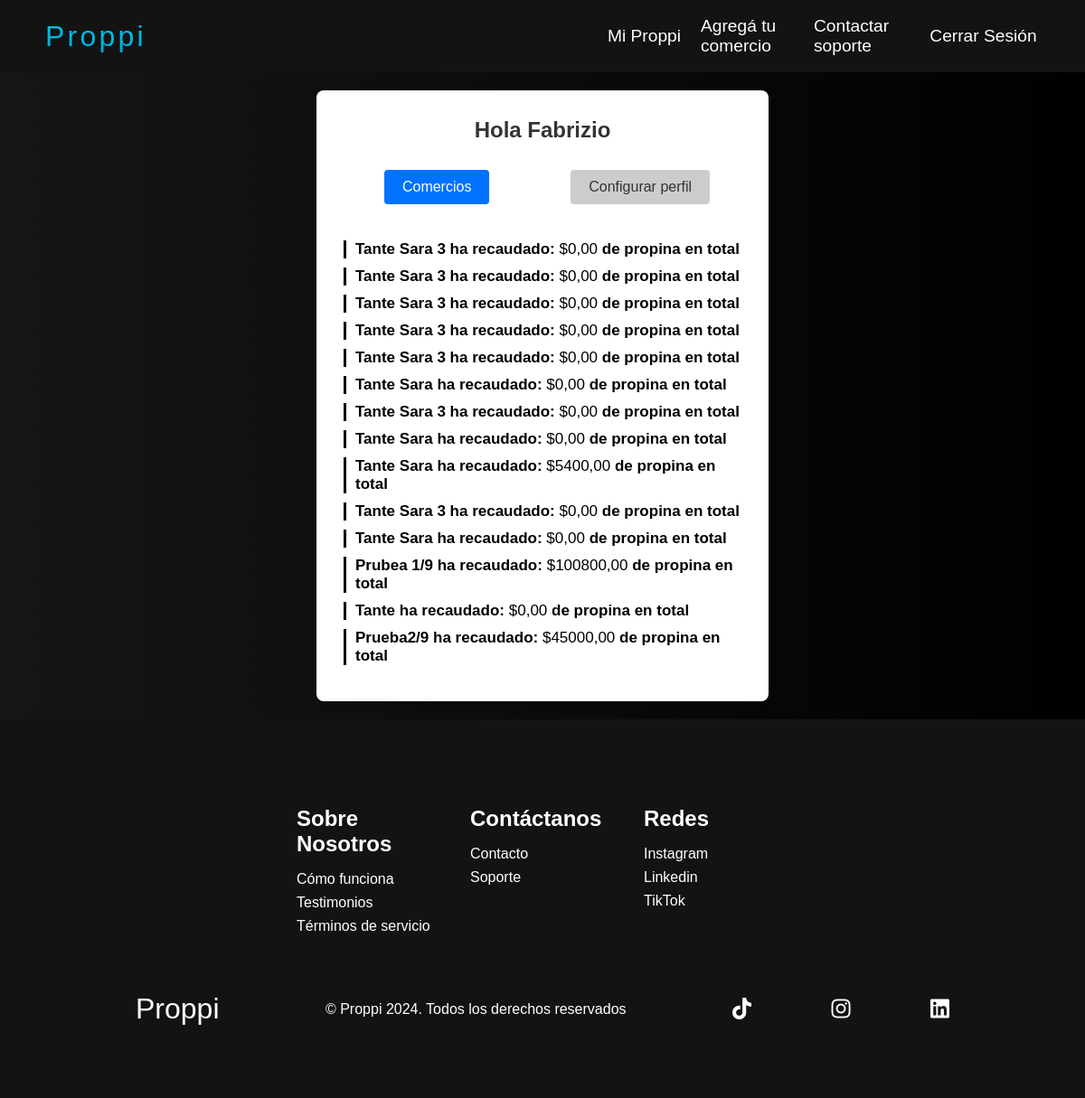
The app's page /Proppi/perfil/ (signed in), older data.
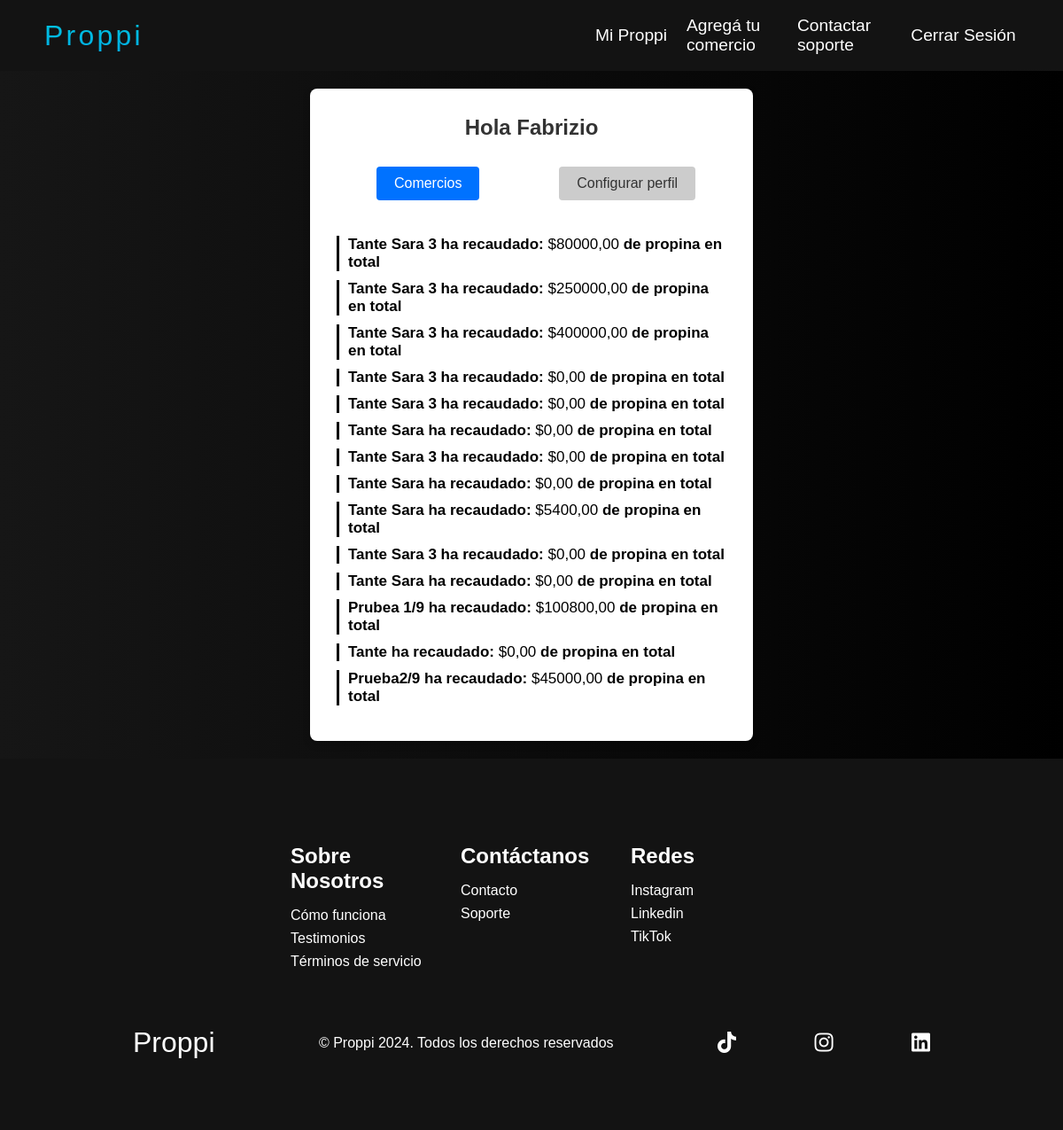
The same page, newer data.
### Adherircom/models.py (models this page shows, shortened)
class Comercio(models.Model):
    nombre_comercio = models.CharField(max_length=100)
    tipo_comercio = models.CharField(max_length=20, choices=[('restaurante', 'Restaurante'), ('bar', 'Bar'), ('cafe', 'Café'), ('otros', 'Otros')], default='restaurante')
    direccion = models.CharField(max_length=200)
    imagen = models.ImageField(upload_to='comercio_images/', blank=True)
    ciudad = models.CharField(max_length=100)
    provincia = models.CharField(max_length=100)
    ingresos_diarios = models.DecimalField(max_digits=10, decimal_places=2, blank=True, default=0)
    ingresos_total = models.DecimalField(max_digits=10, decimal_places=2,blank=True, default=0)
    codigo_qr = models.ImageField(upload_to='codigo_qr', blank=True)
    codigo_qr_entrada = models.ImageField(upload_to='codigo_qr_entrada', blank=True)
    ccreada = models.DateTimeField(auto_now_add=True, blank=True)
    user = models.ForeignKey(User, on_delete=models.CASCADE, related_name='comercios')

### MiProppi/views.py (the view)
# urls.py: path('Proppi/perfil/',views.perfil, name='perfil'),
@login_required
def perfil(request):
    context = {}
    if request.user.groups.filter(name='usuario-empleado').exists():
        empleado = get_object_or_404(Empleado, user=request.user)
        context['empleado'] = empleado
        context['is_empleado'] = True
    elif request.user.groups.filter(name='usuario-comercio').exists():
        context['dueno'] = request.user
        context['is_dueno'] = True
    return render(request, 'perfil.html', context )

### MiProppi/templates/perfil.html (shortened to what this page needs)
{% extends 'base.html' %}
{% load static %}
{% block content %}
<!DOCTYPE html>
<html lang="en">
<head>
    <link rel="stylesheet" href="{% static 'css/perfil_config.css' %}">
</head>
<body>
    <div class="wrapper-container">
        <div class="wrapper">
            {% if is_empleado %}
            <h1>Hola {{ empleado.nombre }}</h1>
            <div class="botones-accion">
                <a href="{% url 'mis_comercios' %}" class="btn">Comercios</a>
                <a href="{% url 'config_empleado' %}" class="btn">Configurar perfil</a>
            </div>
            <div class="informacion-comercio">
                <p><strong>Haz recaudado:</strong> ${{ empleado.ingresos_diarios }}<strong> de propina en total</strong></p>
                <p><strong>Propina recaudada hoy:</strong> ${{ empleado.ingresos_total }}</p>
            </div>
            {% elif is_dueno %}
                <h1>Hola {{ dueno.first_name }}</h1>
                <div class="botones-accion">
                    <a href="{% url 'mis_comercios' %}" class="btn">Comercios</a>
                    <a href="{% url 'perfil_usercom_config' %}" class="btn">Configurar perfil</a>
                </div>
                <div class="informacion-comercio">
                    {% for comercio in user.comercios.all %}
                        <p><strong>{{ comercio.nombre_comercio }} ha recaudado:</strong> ${{ comercio.ingresos_total }}<strong> de propina en total</strong></p>
                    {% endfor %}
                </div>
            {% endif %}
        </div>
    </div>
</body>
{% endblock %}

Row changes from the older to the newer data that the page shows:
changed Comercio (number 1 of 14 on the later page): ingresos_total "0,00" → "80000,00"
changed Comercio (number 2 of 14 on the later page): ingresos_total "0,00" → "250000,00"
changed Comercio (number 3 of 14 on the later page): ingresos_total "0,00" → "400000,00"
